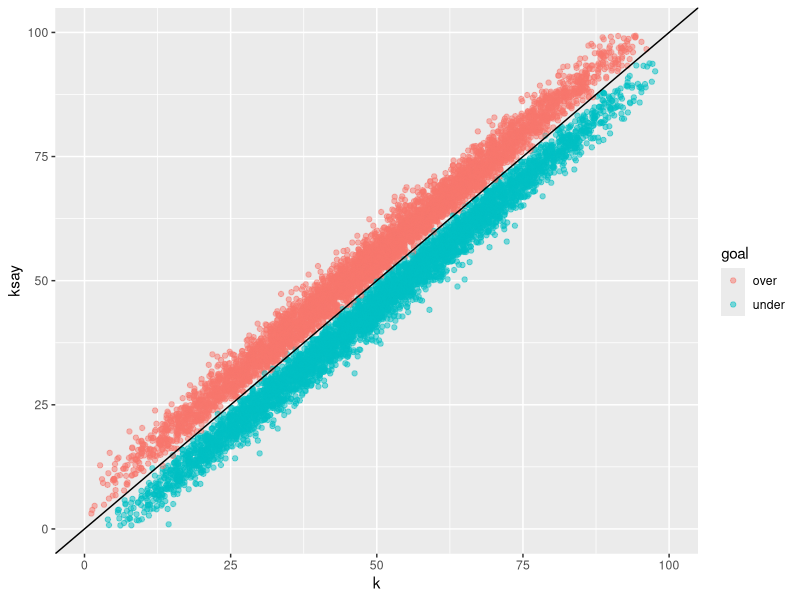
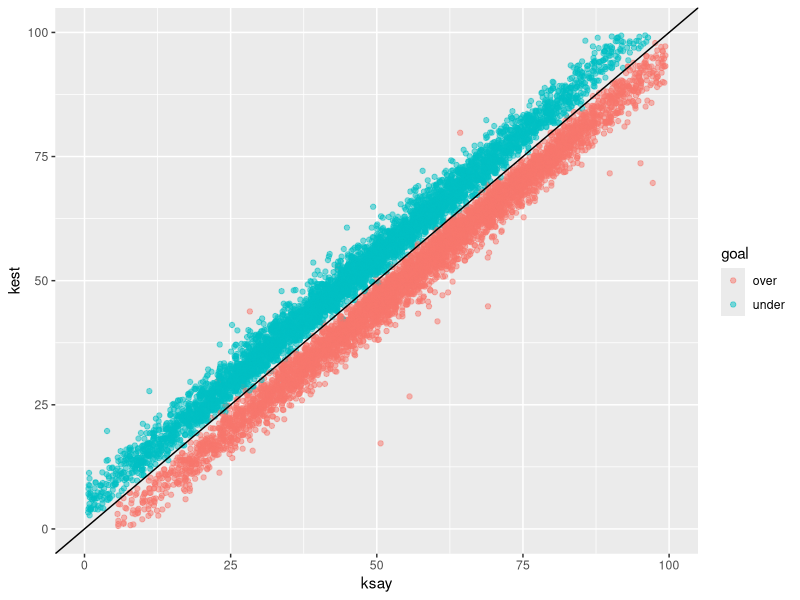
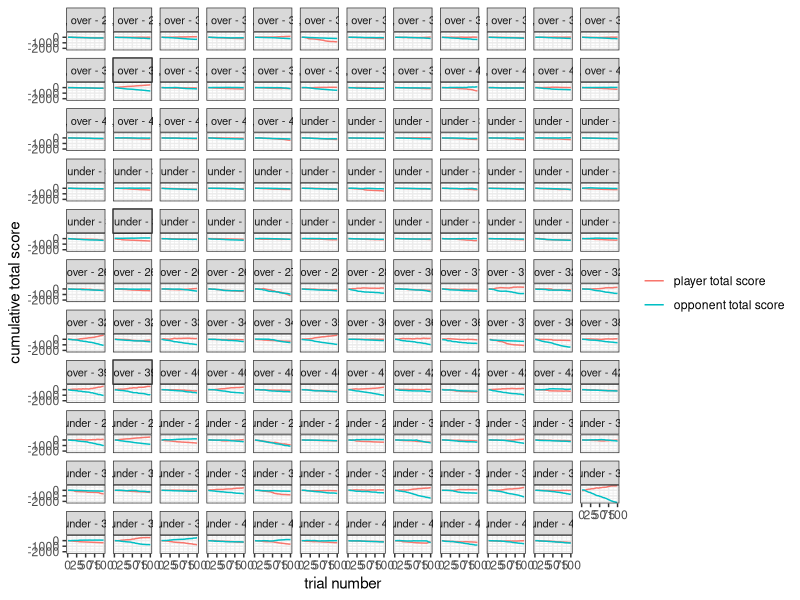
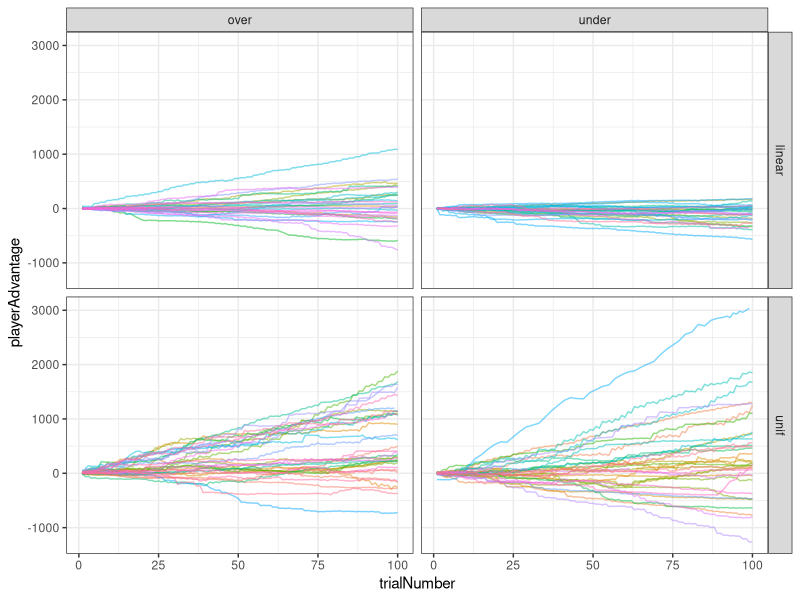
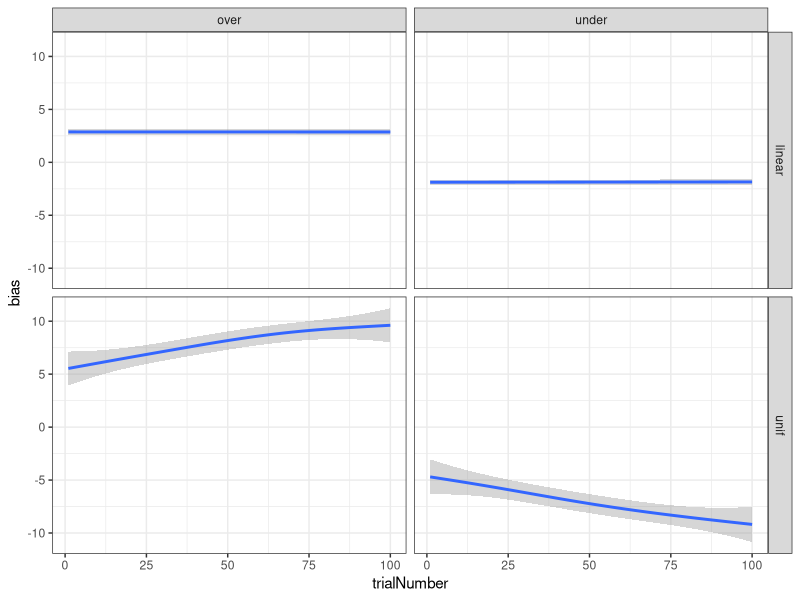
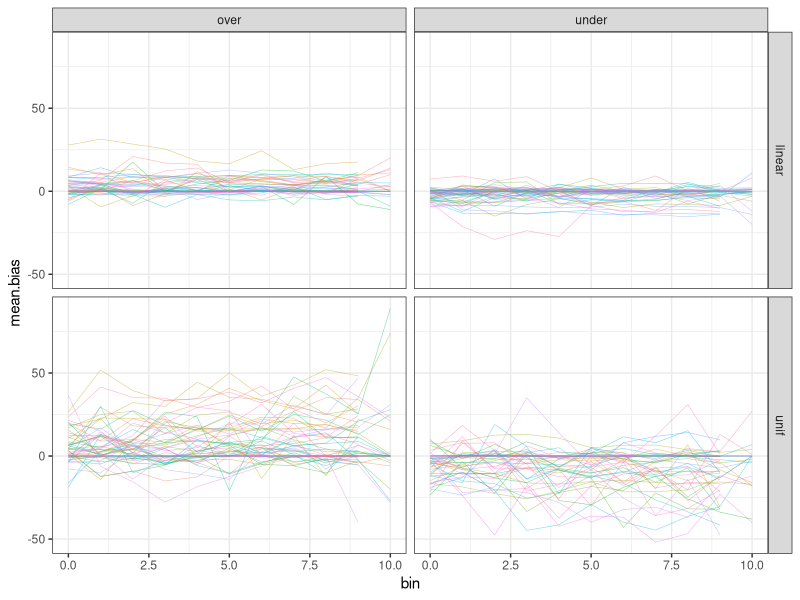
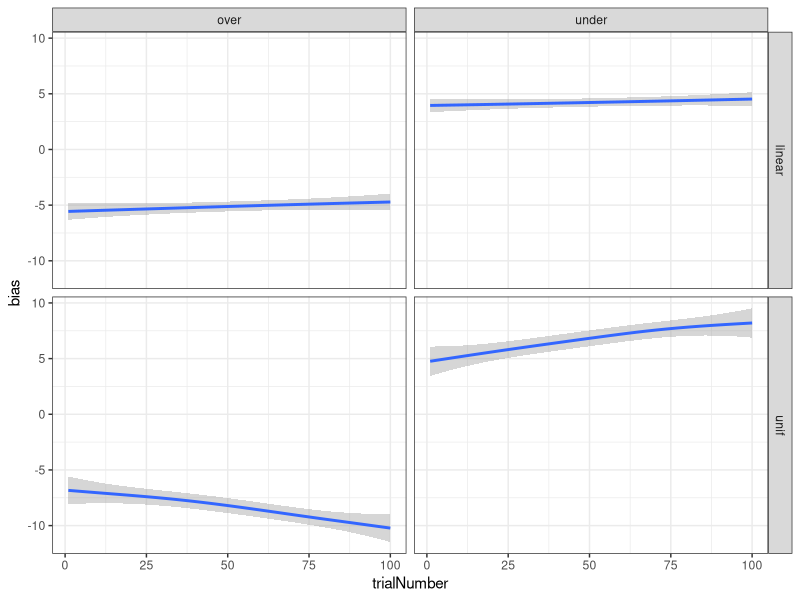
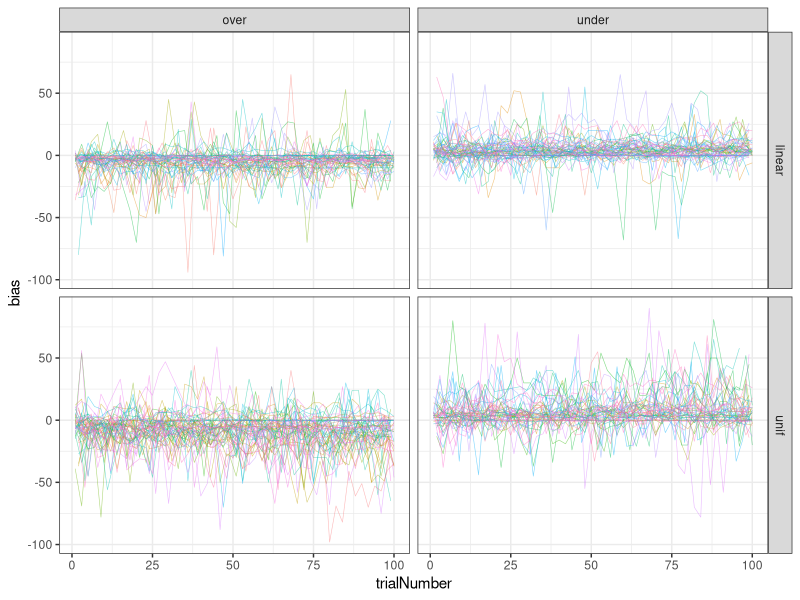

These charts were generated, in order, by the following R code: (Note: this script raises an error after producing the figures.)
setwd("/Users/loey/Desktop/Research/FakeNews/WhatIsReality/Exp1/analysis/")

library(tidyverse)
library(lme4)
library(lmerTest)

sender <- read_csv("sender.csv")
receiver <- read_csv("receiver.csv")
trials <- read_csv("trials.csv")

sender %>%
  distinct(subjID, goal, cost) %>%
  count(goal, cost)


# computer algorithm
## computer sender
ggplot(receiver, aes(x=k, y=ksay, colour=goal)) +
  geom_jitter(alpha=0.5) +
  geom_abline(slope=1) +
  scale_x_continuous(limits=c(0,100)) +
  scale_y_continuous(limits=c(0,100))

## computer receiver
ggplot(sender, aes(x=ksay, y=kest, colour=goal)) +
  geom_jitter(alpha=0.5) +
  geom_abline(slope=1) +
  scale_x_continuous(limits=c(0,100)) +
  scale_y_continuous(limits=c(0,100))




### Trial Data ###


subjScores <- trials %>%
  group_by(subjID) %>%
  mutate(subjID = paste0(cost,", ",goal," - ",substring(subjID,6))) %>%
  select(subjID, roleCurrent, trialNumber,
         playerTotalScore, oppTotalScore) %>%
  gather("p", "totalscore", 4:5) %>%
  mutate(p = ifelse(p == "oppTotalScore", "opponent total score", "player total score"),
         p = factor(p, levels=c("player total score", "opponent total score")))
ggplot(subjScores, aes(x=trialNumber, y=totalscore, colour=p)) +
  geom_line() +
  scale_x_continuous("trial number") +
  scale_y_continuous("cumulative total score") +
  facet_wrap(~subjID) +
  theme_bw() +
  theme(strip.text = element_text(size=8)) +
  theme(legend.title = element_blank())
ggsave("img/scores.png")

trials %>%
  mutate(playerAdvantage = playerTotalScore - oppTotalScore) %>%
  ggplot(aes(x=trialNumber, y=playerAdvantage, colour=subjID)) +
  geom_line(alpha=0.5) +
  guides(colour=FALSE) +
  facet_grid(cost ~ goal) +
  theme_bw()
ggsave("img/scoreAdvantage.png")

sender %>%
  mutate(bias = ksay - k) %>%
  ggplot(aes(x=trialNumber, y=bias)) +
  geom_smooth() +
  guides(colour=FALSE) +
  facet_grid(cost ~ goal) +
  theme_bw()

sender %>%
  mutate(bias = ksay - k,
         bin = floor(trialNumber/10)) %>%
  group_by(cost, goal, subjID, bin) %>%
  summarise(mean.bias = mean(bias)) %>%
  ggplot(aes(x=bin, y=mean.bias, colour=subjID)) +
  geom_line(alpha=0.5, size=0.2) +
  guides(colour=FALSE) +
  facet_grid(cost ~ goal) +
  theme_bw()

receiver %>%
  mutate(bias = kest - ksay) %>%
  ggplot(aes(x=trialNumber, y=bias)) +
  geom_smooth() +
  facet_grid(cost ~ goal) +
  theme_bw()

receiver %>%
  mutate(bias = kest - ksay) %>%
  ggplot(aes(x=trialNumber, y=bias, colour=subjID)) +
  geom_line(alpha=0.5, size=0.2) +
  guides(colour=FALSE) +
  facet_grid(cost ~ goal) +
  theme_bw()






ggplot(sender, aes(x=ksay)) +
  geom_histogram() +
  facet_wrap(~subjID)
ggsave("img/hist_ksay_s.png")

ggplot(sender, aes(x=ksay, colour=subjID)) +
  geom_vline(xintercept=50, lty=2, colour="grey") +
  geom_density() +
  scale_x_continuous(limits=c(0,100)) +
  guides(colour=FALSE) +
  facet_grid(cost ~ goal, scale="free") +
  theme_bw()
ggsave("img/dens_ksay_s.png")

sender %>%
  count(cost, goal, k, ksay) %>%
  ggplot(aes(x=k, y=ksay, fill=n)) +
  geom_tile() +
  facet_grid(cost ~ goal) +
  theme_bw()

sender %>%
  mutate(kbin = floor(k / 5)*5,
         ksaybin = floor(ksay / 5)*5) %>%
  count(cost, goal, kbin, ksaybin) %>%
  group_by(cost, goal, kbin) %>%
  mutate(prop = n / sum(n)) %>%
  ggplot(aes(x=kbin, y=ksaybin, fill=prop)) +
  geom_tile() +
  facet_grid(cost ~ goal) +
  theme_test()

sender %>%
  mutate(kbin = floor(k / 3)*3,
         ksaybin = floor(ksay / 3)*3) %>%
  count(cost, goal, kbin, ksaybin) %>%
  group_by(cost, goal, kbin) %>%
  mutate(prop = n / sum(n)) %>%
  ggplot(aes(x=kbin, y=ksaybin, fill=prop)) +
  geom_tile() +
  facet_grid(cost ~ goal) +
  theme_test()
ggsave("img/tile_ksaybin.png")

s.bias <- sender %>%
  group_by(goal, cost) %>%
  summarise(bias.ksay = mean(ksay-k),
            median.ksay = median(ksay-k)) %>%
  mutate(bias = paste0("bar(x) == ", round(bias.ksay,2)),
         cost = paste(cost, "cost"),
         goal = paste(goal, "goal"))

sender %>%
  group_by(goal) %>%
  summarise(bias.ksay = mean(ksay-k))

sender %>%
  mutate(kdiffs = ksay - k,
         cost = paste(cost, "cost"),
         goal = paste(goal, "goal")) %>%
  ggplot(aes(x=kdiffs)) +
  geom_vline(xintercept = 0) +
  geom_vline(data=s.bias, aes(xintercept=bias.ksay), colour="gray") +
  geom_histogram(aes(fill=cond), colour="black") +
  geom_text(data=s.bias, aes(x=40, y=600, label=bias), parse=TRUE) +
  scale_x_continuous("reported - truth") +
  scale_y_continuous("count", limits=c(0,1000), expand=c(0,0)) +
  scale_fill_manual(values=condcolors) +
  facet_grid(cost ~ goal) +
  guides(fill=FALSE) +
  theme_classic() +
  theme(strip.background = element_rect(fill=panelcolor),
        axis.title.x=element_text(face="italic"))
 ggsave("img/hist_ksaydiff.png")

# mean kdiff
sender %>%
  mutate(kdiffs = ksay - k) %>%
  group_by(subjID, cost, goal) %>%
  summarise(mean = mean(kdiffs)) %>%
  ggplot(aes(x=mean)) +
  geom_histogram(fill="white", colour="black") +
  ggtitle("Sender: ksay - k") +
  facet_grid(cost ~ goal)

sender %>%
  ggplot(aes(x=oppTrialScore)) +
  geom_histogram(fill="white", colour="black") +
  ggtitle("Sender: kest - k") +
  facet_grid(cost ~ goal)




ggplot(receiver, aes(x=kest)) +
  geom_histogram() +
  facet_wrap(~subjID)
ggsave("img/hist_kest_r.png")

ggplot(receiver, aes(x=kest, colour=subjID)) +
  geom_vline(xintercept=50, lty=2, colour="grey") +
  geom_density() +
  scale_x_continuous(limits=c(0,100)) +
  guides(colour=FALSE) +
  facet_grid(cost ~ goal, scale="free") +
  theme_bw()
ggsave("img/dens_kest_r.png")

receiver %>%
  count(cost, goal, ksay, kest) %>%
  ggplot(aes(x=ksay, y=kest, fill=n)) +
  geom_tile() +
  facet_grid(cost ~ goal) +
  theme_bw()

df.identity = data.frame(goal=rep(unique(receiver$goal), each=21*21*2), 
                         cost = rep(unique(receiver$cost), each=21*21),
                         ksaybin=rep(seq(0,100,5), each=21), 
                         kestbin=seq(0,100,5)) %>%
  mutate(i = ifelse(ksaybin == kestbin, TRUE, FALSE))

receiver %>%
  mutate(kestbin = floor(kest / 5)*5,
         ksaybin = floor(ksay / 5)*5) %>%
  count(cost, goal, kestbin, ksaybin) %>%
  group_by(cost, goal, kestbin) %>%
  mutate(prop = n / sum(n)) %>%
  left_join(df.identity) %>%
  ggplot(aes(x=ksaybin, y=kestbin, fill=prop, colour=i)) +
  geom_tile() +
  scale_fill_gradient(low="gray80", high="darkorchid") +
  scale_colour_manual(values=c("transparent","black")) +
  guides(colour=FALSE) +
  facet_grid(cost ~ goal) +
  theme_test()

receiver %>%
  mutate(kdiffr = kest - ksay) %>%
  ggplot(aes(x=kdiffr)) +
  geom_histogram(fill="white", colour="black") +
  ggtitle("Receiver: kest - ksay") +
  facet_grid(cost ~ goal)

receiver %>%
  mutate(kdiffr = kest - ksay) %>%
  group_by(subjID, cost, goal) %>%
  summarise(mean = mean(kdiffr)) %>%
  ggplot(aes(x=mean)) +
  geom_histogram(fill="white", colour="black") +
  ggtitle("Receiver: kest - ksay") +
  scale_x_continuous(limits=c(-55,55)) +
  facet_grid(cost ~ goal)


receiver %>%
  count(cost, goal, k, kest) %>%
  ggplot(aes(x=k, y=kest, fill=n)) +
  geom_tile() +
  facet_grid(cost ~ goal) +
  theme_bw()

receiver %>%
  ggplot(aes(x=k, y=kest)) +
  geom_jitter(size=0.1, alpha=0.5) +
  geom_abline(slope=1, colour="red", size=1.5) +
  geom_smooth(size=1.5) +
  facet_grid(cost ~ goal) +
  theme_bw()
  
# tile plot
## ksay vs kest
receiver %>%
  ggplot(aes(x=ksay, y=kest)) +
  geom_jitter(size=0.1, alpha=0.5) +
  geom_abline(slope=1, colour="red", size=1.5) +
  geom_smooth(size=1.5) +
  facet_grid(cost ~ goal) +
  theme_bw()


# for those going in correct direction, average
receiver %>%
  filter((goal == "over" & kest < ksay) | (goal == "under" & kest > ksay)) %>%
  mutate(kdiff = kest - ksay) %>%
  group_by(goal, cost) %>%
  summarise(n = n(),
            mean = mean(kdiff),
            sd = sd(kdiff))

sender %>%
  filter((goal == "over" & ksay > k) | (goal == "under" & ksay < k)) %>%
  mutate(kdiff = ksay - k) %>%
  group_by(goal, cost) %>%
  summarise(n = n(),
            mean = mean(kdiff),
            sd = sd(kdiff))


# bias ksay vs kest

receiver %>%
  mutate(bias.ksay = ksay-k,
         bias.kest = kest-k) %>%
  group_by(cost, goal, cond) %>%
  summarise(mean = mean(bias.kest),
            se = sd(bias.kest)/sqrt(n())) %>%
  ggplot(aes(x=goal, y=mean, fill=cond)) +
  geom_rect(data=NULL, xmin=0.54, xmax=1.45, ymin=0, ymax=5, fill="#8b2f00", alpha=0.2) +
  geom_rect(data=NULL, xmin=1.55, xmax=2.46, ymin=-5, ymax=0, fill="#003c70", alpha=0.2) +
  geom_bar(stat="identity", position="dodge", colour="black") +
  # geom_pointrange(aes(ymin=mean-se, ymax=mean+se), position=position_dodge(width=0.9), size=0.4) +
  # geom_segment() +
  scale_y_continuous(limits=c(-5,5)) +
  scale_fill_manual(values=condcolors) +
  guides(colour=FALSE) +
  theme_classic()



receiver %>%
  group_by(goal, cost) %>%
  summarise(bias.ksay = mean(ksay-k),
            bias.kest = mean(kest-k))


sender %>%
  group_by(goal, cost) %>%
  summarise(bias.ksay = mean(ksay-k),
            bias.kest = mean(kest-k))


summary(lmer((ksay - k) ~ k + cost * goal + (1 + cost | subjID) + (1 + goal | subjID), data=sender))
summary(lm((ksay - k) ~ k + cost * goal, data=sender))



# individual fits?

logitToProb <- function(logit){
  exp(logit) / (1+exp(logit))
}

probToLogit <- function(prob){
  log(prob / (1 - prob))
}

poisson.lies <- function(util, lambda, weight){
  weight = logitToProb(pmin(10, pmax(-10, weight)))
  lambda = exp(lambda)
  mapply(
    function(kx){
      ky = 0:100
      weight*dpois((ky-kx)*util, lambda)/ppois(ifelse(util==1, 100-kx, kx), lambda)+(1-weight)*(1/101)
    },
    0:100
  )
}

eval.s <- function(matr, ns){ #ns = 101 x 101 matrix for subj
  sum(log(matr)*ns)
}

poisson.lies(-1,log(20),probToLogit(0.01)) %>%
  as_tibble() %>%
  mutate(ky = 0:100) %>% 
  pivot_longer(-ky, names_to = 'kx', values_to='probability') %>% 
  mutate(kx = as.numeric(substr(kx, 2, 10))-1) %>%
  ggplot(aes(x=kx, y=ky, fill=probability)) +
  geom_tile()



subjLieCounts <- sender %>%
  count(subjID, k, ksay) %>%
  complete(subjID=unique(sender$subjID), 
           k=0:100, 
           ksay=0:100, 
           fill = list(n = 0)) %>%
  left_join(distinct(sender, subjID, goal, cost)) %>%
  mutate(goal = ifelse(goal=="over", 1, -1))

subjEstCounts <- receiver %>%
  count(subjID, ksay, kest) %>%
  complete(subjID=unique(sender$subjID), 
           ksay=0:100, 
           kest=0:100, 
           fill = list(n = 0)) %>%
  left_join(distinct(sender, subjID, goal, cost)) %>%
  mutate(goal = ifelse(goal=="over", 1, -1))

poissonFit = function(subj, counts, lambdaPenalty){
  df.l = counts %>%
    filter(subjID == subj) 
  ns.l <- df.l %>%
    pull(n) %>%
    matrix(nrow=101)
  
  poisson.LL <- function(lambda, weight){
    -eval.s(
      poisson.lies(unique(df.l$goal),lambda, weight),
      ns.l
    ) - lambda*lambdaPenalty
  }
  
  iter = 0
  fits = NULL
  fit = NULL
  while(is.null(fits)){
    try(fit <- summary(mle(poisson.LL,
                           start=list(lambda=rnorm(1, 0, 1),
                                      weight=rnorm(1, 0, 1)),
                           method = "BFGS")), TRUE)
    iter <- iter + 1
    if(!is.null(fit)){
      fits <- tibble(subjID = subj,
                    cost = unique(df.l$cost),
                    goal = unique(df.l$goal),
                    lambda.est = fit@coef['lambda','Estimate'],
                    lambda.se = fit@coef['lambda','Std. Error'],
                    weight.est = fit@coef['weight','Estimate'],
                    weight.se = fit@coef['weight','Std. Error'],
                    deviance = fit@m2logL)
    } else{
      if(iter>50){
        fits <- tibble(subjID = subj,
                      cost = unique(df.l$cost),
                      goal = unique(df.l$goal),
                      lambda.est = 0,
                      lambda.se = 0,
                      weight.est = 0,
                      weight.se = 0,
                      deviance = 0)
      }
    }
  }
  print(iter)
  return(fits)
}


  



fit.s.df <- tibble()
for(s in unique(sender$subjID)){
  fit.s.df <- fit.s.df %>%
    bind_rows(poissonFit(s, subjLieCounts, 10))
}

fit.s <- fit.s.df %>%
  mutate(lambda.est = lambda.est, # exp(lambda.est)
         weight.est = weight.est, # logitToProb(weight.est)
         deviance = deviance) %>%
  select(-c(lambda.se, weight.se)) %>%
  rename(s.lambda.est = lambda.est,
         s.weight.est = weight.est,
         s.deviance = deviance)


fit.r.df <- tibble()
for(s in unique(receiver$subjID)){
  fit.r.df <- fit.r.df %>%
    bind_rows(poissonFit(s, subjEstCounts, 1))
}

fit.r <- fit.r.df %>%
  mutate(lambda.est = lambda.est,
         weight.est = weight.est,
         deviance = deviance) %>%
  select(-c(lambda.se, weight.se)) %>%
  rename(r.lambda.est = lambda.est,
         r.weight.est = weight.est,
         r.deviance = deviance)


# compare sender and receiver
fit.all <- fit.s %>%
  left_join(fit.r, by=c("subjID","cost","goal")) %>%
  filter(s.deviance != 0, r.deviance != 0)

fit.all$s.weight.est

cor.test(fit.all$s.lambda.est, fit.all$r.lambda.est)
cor.test(fit.all$s.weight.est, fit.all$r.weight.est)

ggplot(fit.all, aes(x=s.lambda.est, y=r.lambda.est)) +
  geom_point(size=0.5) +
  geom_smooth(method="lm")

ggplot(fit.all, aes(x=s.weight.est, y=r.weight.est)) +
  geom_point(size=0.5) +
  geom_smooth(method="lm") +
  scale_x_continuous(limits=c(-2,5))



s2 <- sender %>%
  group_by(subjID, cost, goal) %>%
  summarise(mean.ksay = mean(ksay-k))

r2 <- receiver %>%
  group_by(subjID) %>%
  summarise(mean.kest = mean(kest-ksay))

s2 %>%
  left_join(r2) %>%
  ggplot(aes(x=mean.ksay, y=mean.kest, colour=goal, fill=goal)) +
  geom_point(size=0.5) +
  geom_smooth(method="lm") +
  scale_x_continuous("Sender's Mean Lie (Report - Truth)") +
  scale_y_continuous("Receiver's Mean Inferred Truth (Estimate - Report)") +
  facet_wrap(~cost) +
  theme_bw() +
  theme(strip.background = element_rect(fill="floralwhite"))
ggsave("img/indiv_lambda.png", width=7.5, height=4)
